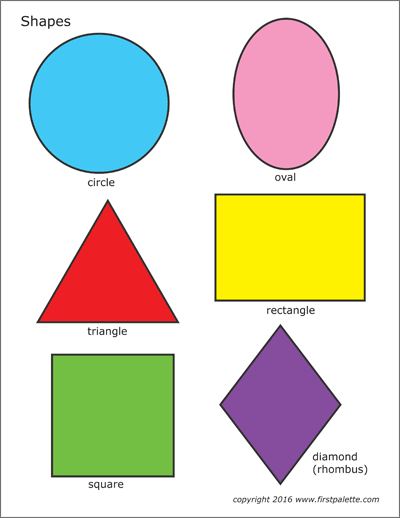
#> input picture Exp-4/shapes.png, 400 x 518 px
$ jupyter execute C052_CV_Exp4.ipynb
#> lines starting #> are read from the running program, lines starting #| are printed output that depends on the picture; after the words box and inside, x2 and y2 are one past the last pixel; in counts of white or black regions, pixels touching at a corner belong together
[cell 1]
import cv2
import numpy as np
import matplotlib.pyplot as plt
from skimage import data

[cell 2]
image = cv2.imread('shapes.png')
#> image is the input picture: shape (518, 400, 3); mean B, G, R 198.1, 215.4, 217.4
image = cv2.cvtColor(image, cv2.COLOR_BGR2RGB)
plt.imshow(image)

[cell 3]
new_image = cv2.cvtColor(image, cv2.COLOR_RGB2GRAY)
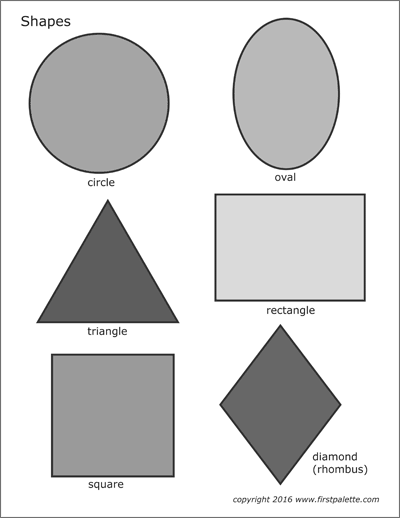
#> new_image: shape (518, 400); min 23, max 255, mean 214
plt.imshow(new_image)

[cell 4]
# Compute Harris corner response for new_image
new_img_harris = cv2.cornerHarris(new_image, 5, 5, 0.04)
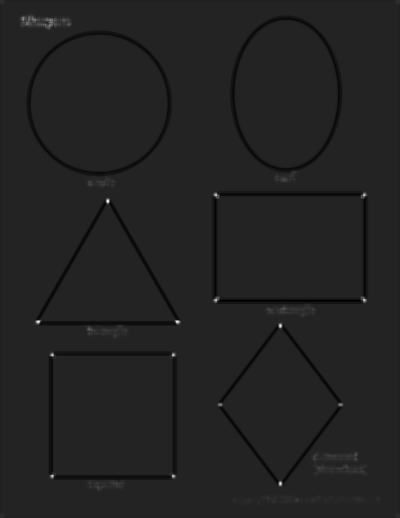
#> new_img_harris: shape (518, 400) float32; min -0.291, max 1.78, mean -0.00695; drawn with min black and max white

# Get image size
n_rows, n_cols = new_img_harris.shape
#> n_rows = 518; n_cols = 400

# Set threshold for corner detection
n_th = 0.2 * new_img_harris.max()
#> n_th = 0.356

# Loop through every pixel
for r in range(n_rows):
    for c in range(n_cols):
        if new_img_harris[r, c] > n_th:  # If it's a corner
            cv2.circle(new_image, (c, r), 5, (0, 255, 0), 1)  # Draw a circle
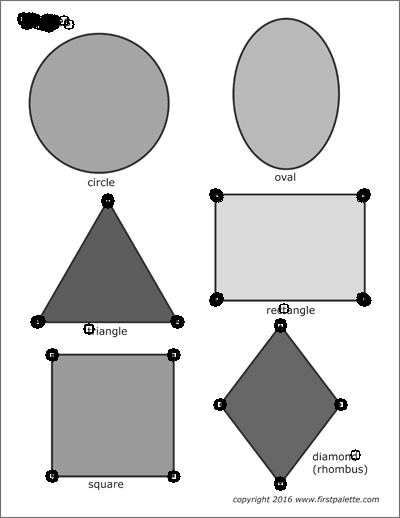
#> new_image: shape (518, 400); 1.45% of pixels changed, all inside (x1, y1, x2, y2) = (17, 12, 372, 491)

# Show the result
plt.imshow(new_image)
plt.show()
